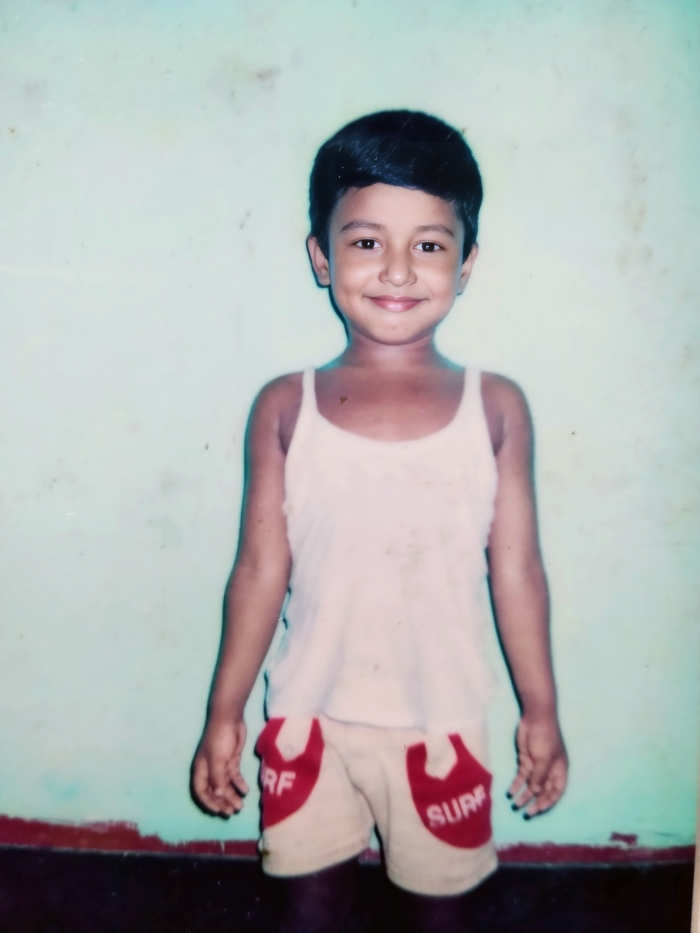
#> input picture images/i.jpg, 700 x 933 px
$ python log.py
#> lines starting #> are read from the running program, lines starting #| are printed output that depends on the picture
import cv2
import numpy as np
import matplotlib.pyplot as plt

# Read the input image
image_path = input("Enter the path: ")
#> the answer given: images/i.jpg
original_image = cv2.imread(image_path)
#> original_image is the input picture: shape (933, 700, 3); mean B, G, R 176, 176.5, 174.5

# Convert the image to grayscale
gray_image = cv2.cvtColor(original_image, cv2.COLOR_BGR2GRAY)
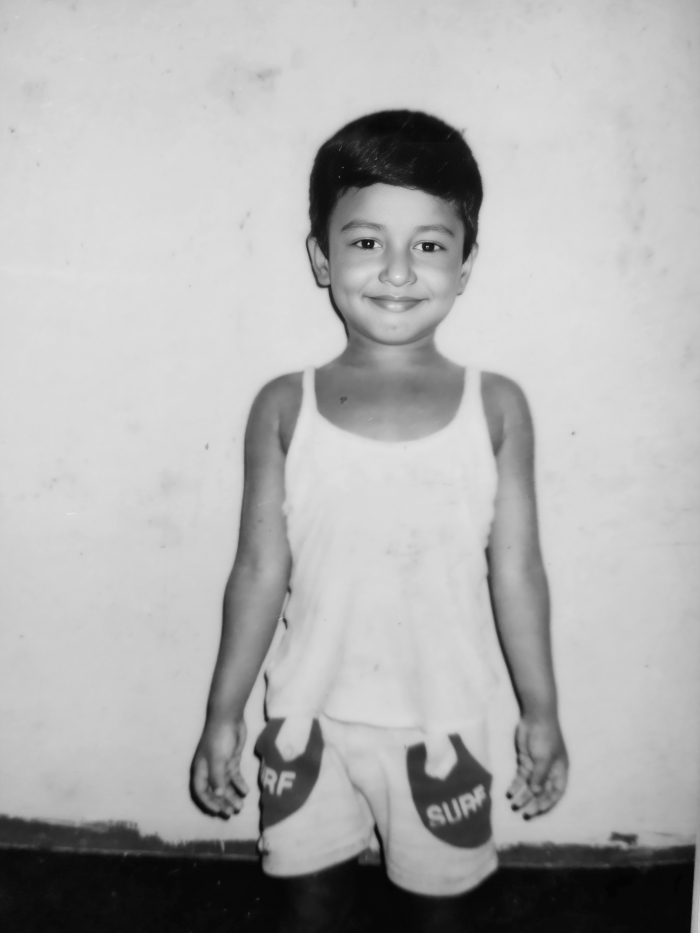
#> gray_image: shape (933, 700); min 3, max 237, mean 175.8

# Apply log transformation
log_transformed_image = np.log1p(gray_image)
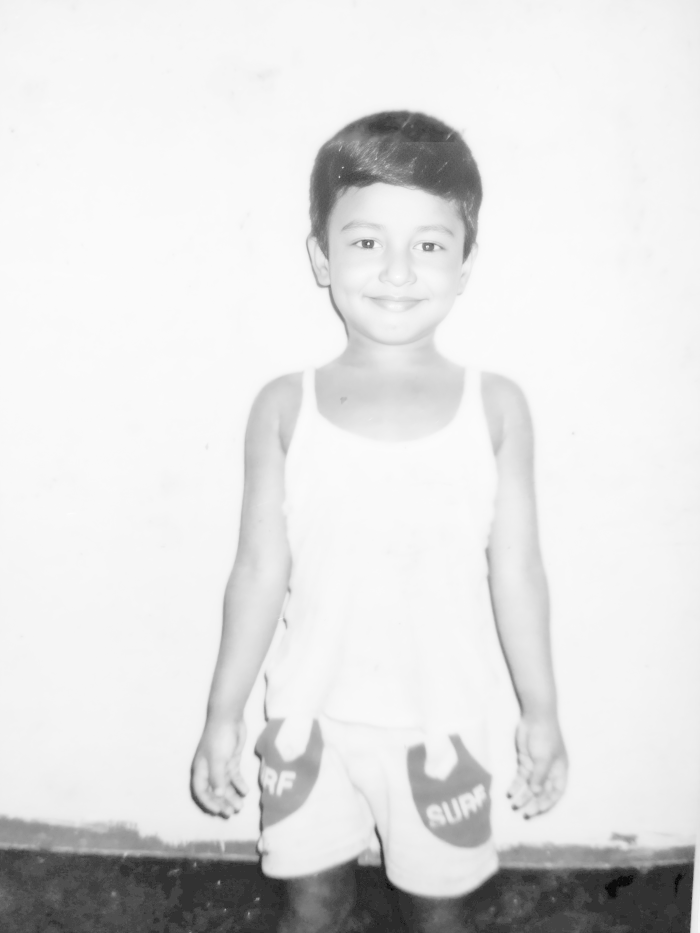
#> log_transformed_image: shape (933, 700) float16; min 1.39, max 5.47, mean 4.99; drawn with min black and max white

# Normalize the values to 0-255
log_transformed_image = (255 * (log_transformed_image - np.min(log_transformed_image)) /
                         (np.max(log_transformed_image) - np.min(log_transformed_image))).astype(np.uint8)

# Display the original, grayscale, and log-transformed images
plt.subplot(1, 3, 1)
plt.imshow(cv2.cvtColor(original_image, cv2.COLOR_BGR2RGB))
plt.title('Original Image')

plt.subplot(1, 3, 2)
plt.imshow(gray_image, cmap='gray')
plt.title('Grayscale Image')

plt.subplot(1, 3, 3)
plt.imshow(log_transformed_image, cmap='gray')
plt.title('Log Transformation Image')

plt.show()
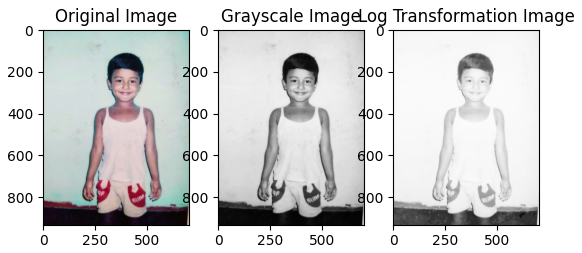
#> figure drawn by matplotlib, 3 panels
